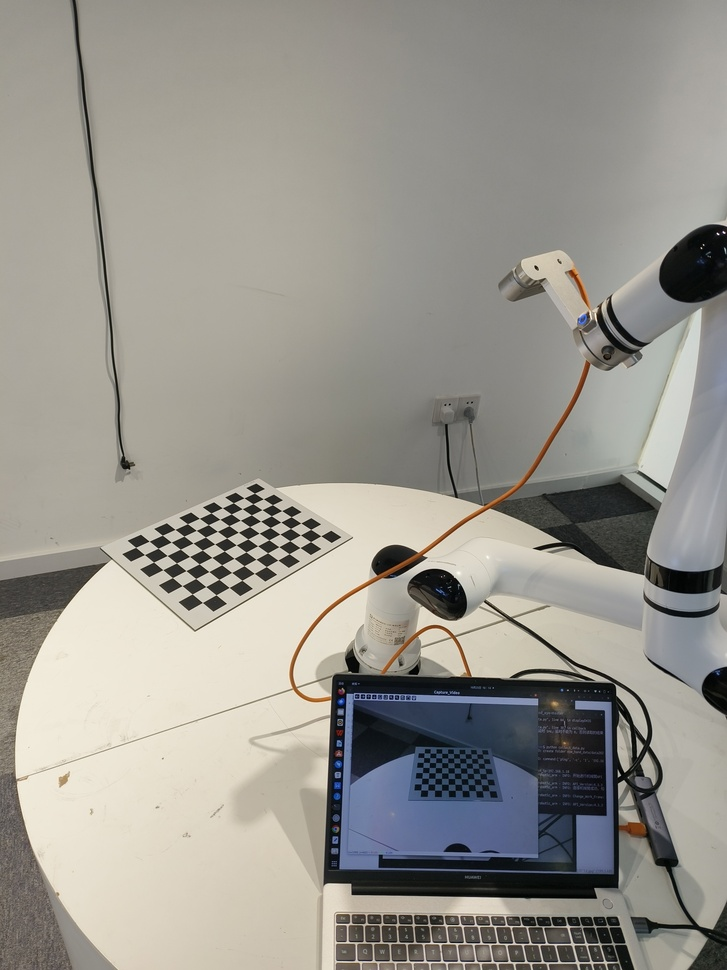
#> input picture p6.hand_eye_calibration/picture/IMG_20241025_101405-17297967087503.jpg, 727 x 970 px, shrunk from 3072 x 4096 before the run
$ python -i vision.py   (imports and definitions only)   (older library calls are emulated)
#> lines starting #> are read from the running program, lines starting #| are printed output that depends on the picture; after the words box and inside, x2 and y2 are one past the last pixel; in counts of white or black regions, pixels touching at a corner belong together
#> further down, picture is the input picture: shape (970, 727, 3); mean B, G, R 142.2, 149.4, 152
"""
高级物体检测模块 - 支持多种检测方法

支持:
1. ArUco 标记检测
2. 颜色检测
3. 边缘检测
4. 深度分割

用法:
    from vision import AdvancedDetector

    detector = AdvancedDetector(camera)
    detections = detector.detect_aruco(color_image)
"""

import cv2
import numpy as np
from typing import List, Tuple, Optional, Dict
from dataclasses import dataclass
from enum import Enum


class DetectionMethod(Enum):
    """检测方法"""
    ARUCO = "aruco"
    COLOR = "color"
    EDGE = "edge"
    DEPTH = "depth"


@dataclass
class Detection:
    """检测结果"""
    method: DetectionMethod
    center_x: int
    center_y: int
    depth: float
    width: int
    height: int
    confidence: float
    id: Optional[int] = None  # ArUco ID 或颜色标签
    angle: Optional[float] = None  # 旋转角度 (度)
    corners: Optional[List[Tuple[int, int]]] = None  # 角点


# [137 lines that did not run here, left out]


class ColorDetector:
    """颜色检测器"""

    # [85 lines left out: functions __init__, detect, draw_detection, not called in this run]


class EdgeDetector:
    """边缘检测器"""

    def __init__(self, canny_threshold1: int = 50,
                 canny_threshold2: int = 150,
                 min_area: int = 1000):
        """
        初始化边缘检测器

        Args:
            canny_threshold1: Canny 下阈值
            canny_threshold2: Canny 上阈值
            min_area: 最小面积
        """
        self.canny_threshold1 = canny_threshold1
        self.canny_threshold2 = canny_threshold2
        self.min_area = min_area

    def detect(self, image: np.ndarray) -> List[Detection]:
        """检测边缘物体"""
        # 转灰度
        gray = cv2.cvtColor(image, cv2.COLOR_BGR2GRAY)
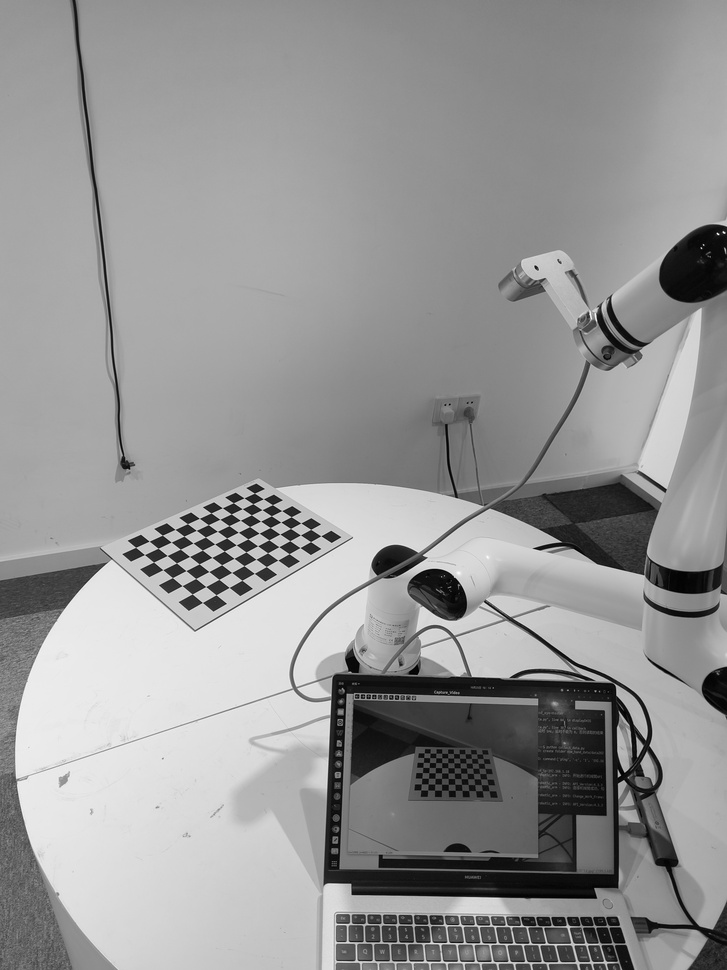
#> gray: shape (970, 727); min 0, max 253, mean 149.4

        # 高斯模糊
        blurred = cv2.GaussianBlur(gray, (5, 5), 0)

        # Canny 边缘检测
        edges = cv2.Canny(blurred, self.canny_threshold1, self.canny_threshold2)
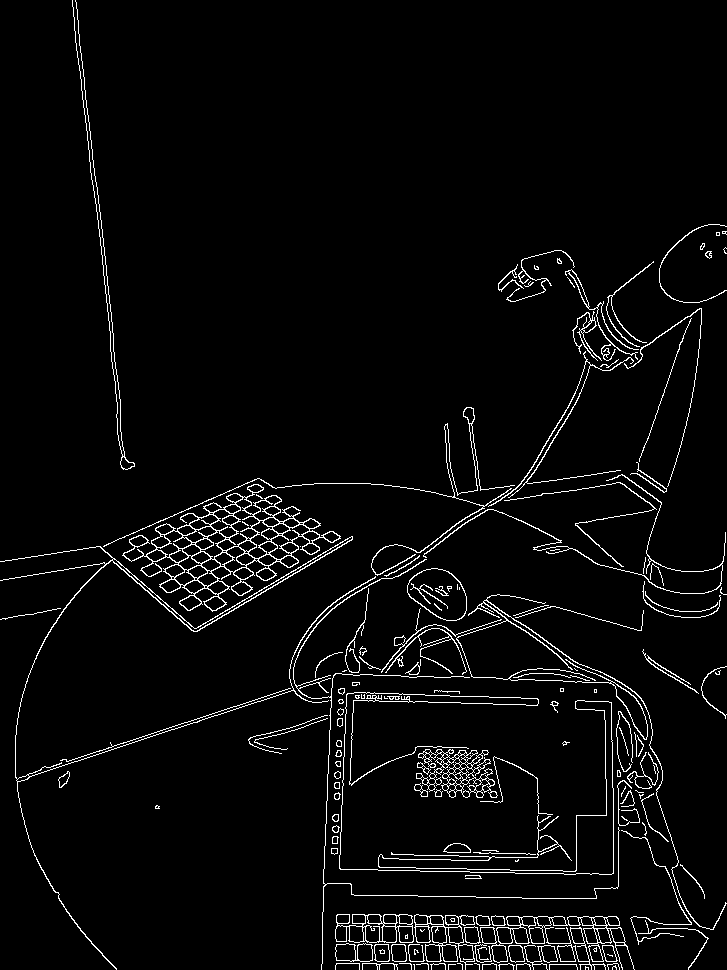
#> edges: shape (970, 727); 3.7% white in thin lines or dots

        # 查找轮廓
        contours, _ = cv2.findContours(edges, cv2.RETR_EXTERNAL,
                                       cv2.CHAIN_APPROX_SIMPLE)
#> contours = 146 contours, 82 with area under 20; largest, box (x1, y1, x2, y2) and area: (122, 484, 341, 612) 10607, (480, 916, 635, 970) 3168, (407, 568, 467, 621) 2212, (416, 749, 498, 798) 1968, (335, 914, 414, 943) 1894

        detections = []

        for contour in contours:
            area = cv2.contourArea(contour)
            if area < self.min_area:
                continue

            x, y, w, h = cv2.boundingRect(contour)

            detection = Detection(
                method=DetectionMethod.EDGE,
                center_x=x + w // 2,
                center_y=y + h // 2,
                depth=0.0,
                width=w,
                height=h,
                confidence=area / (w * h)
            )
            detections.append(detection)
#> this loop made 146 passes
#> area on passes 19, 20, 21, 24, 25, 26, 28, 29, 31, 32, 36, 40: 174, 218.5, 220, 237, 240.5, 562.5, 211.5, 31.5, 112.5, 118.5, 21, 31
#> (area, x, y, w, h) on passes 30, 33, 34: (3167.5, 480, 916, 155, 54), (1865, 414, 914, 61, 56), (1894, 335, 914, 79, 29)
#> after the loop, detections = 7 items

        return detections


class DepthSegmentationDetector:
    """深度分割检测器"""

    # [84 lines left out: functions __init__, detect, not called in this run]


class AdvancedDetector:
    """高级检测器 - 组合多种检测方法"""

    # [77 lines left out: functions __init__, add_color_detector, detect_all, get_detection_with_depth, not called in this run]


# 使用示例
# [7 lines not run here, left out]

>>> import cv2
>>> picture = cv2.imread('../../../p6.hand_eye_calibration/picture/IMG_20241025_101405-17297967087503.jpg')
>>> result = EdgeDetector().detect(picture)
#> result = 7 items

$ run again, on p6.hand_eye_calibration/picture/IMG_20241025_101659.jpg
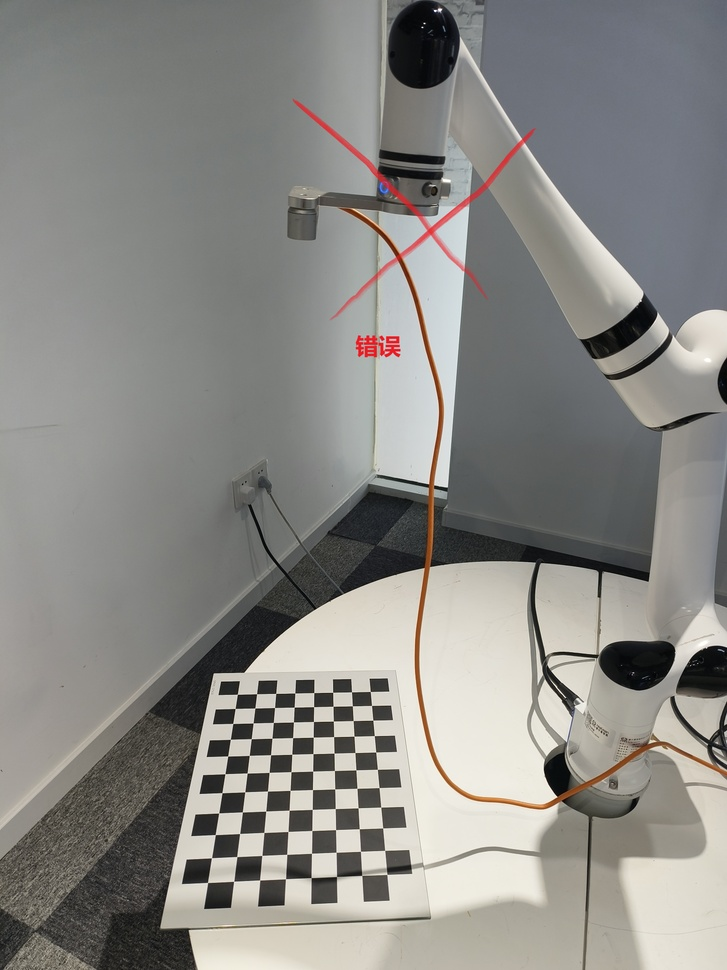
#> input picture p6.hand_eye_calibration/picture/IMG_20241025_101659.jpg, 727 x 970 px, shrunk from 3072 x 4096 before the run
#> picture is the input picture: shape (970, 727, 3); mean B, G, R 133.4, 137.2, 138.4
#> in detect, `blurred = cv2.GaussianBlur(gray, (5, 5), 0)`:
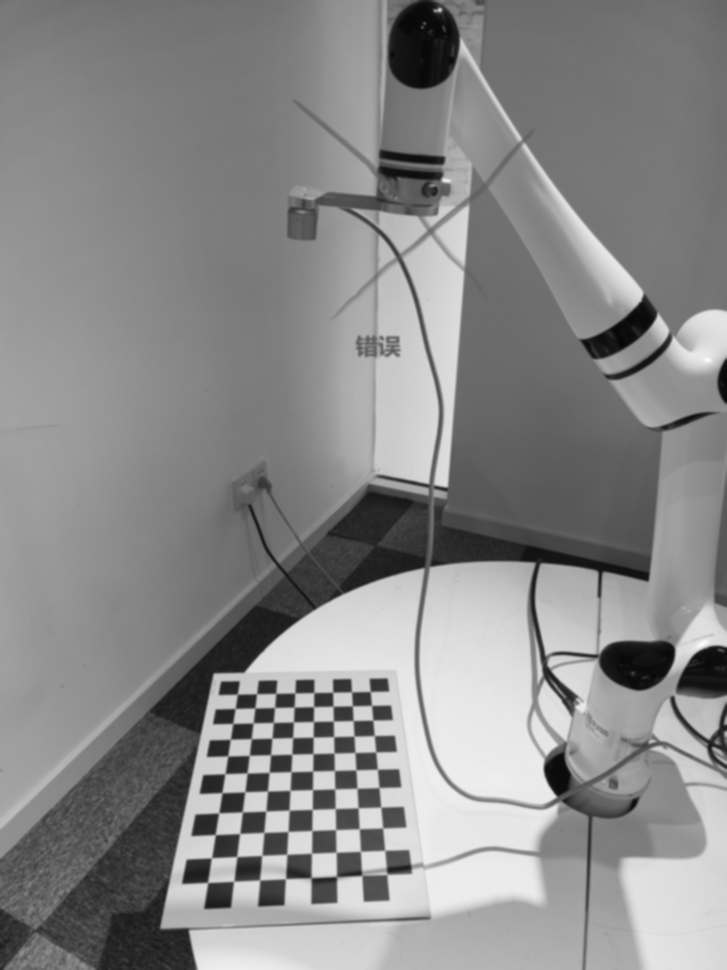
#> blurred: shape (970, 727); min 7, max 252, mean 137.1
#> in detect, `edges = cv2.Canny(blurred, self.canny_threshold1, self.canny_threshold2)`:
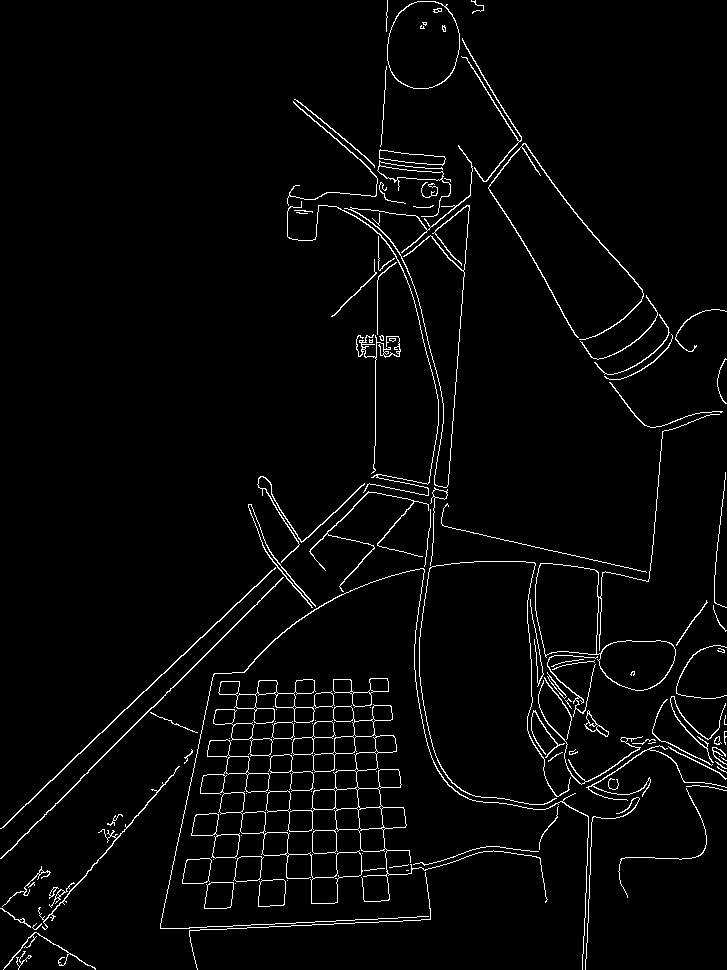
#> edges: shape (970, 727); 3% white in thin lines or dots
#> contours = 126 contours, 68 with area under 20; largest, box (x1, y1, x2, y2) and area: (535, 414, 720, 691) 8163, (265, 704, 548, 903) 7816, (387, 1, 460, 89) 5110, (200, 739, 363, 904) 4271, (218, 679, 335, 724) 2104
#> the loop in detect, `for contour in contours:` made 126 passes
#> area on passes 2, 4, 5, 7, 8, 11, 15, 18: 66.5, 32, 30.5, 670, 49, 663, 43.5, 612
#> after the loop in detect, `for contour in contours:`: detections = 6 items

$ run again, on p6.hand_eye_calibration/picture/lQDPKGpj8iNOEB_NEADNDACwAn-viOcRZdgG9bufO3ZdAA_3072_4096.jpg
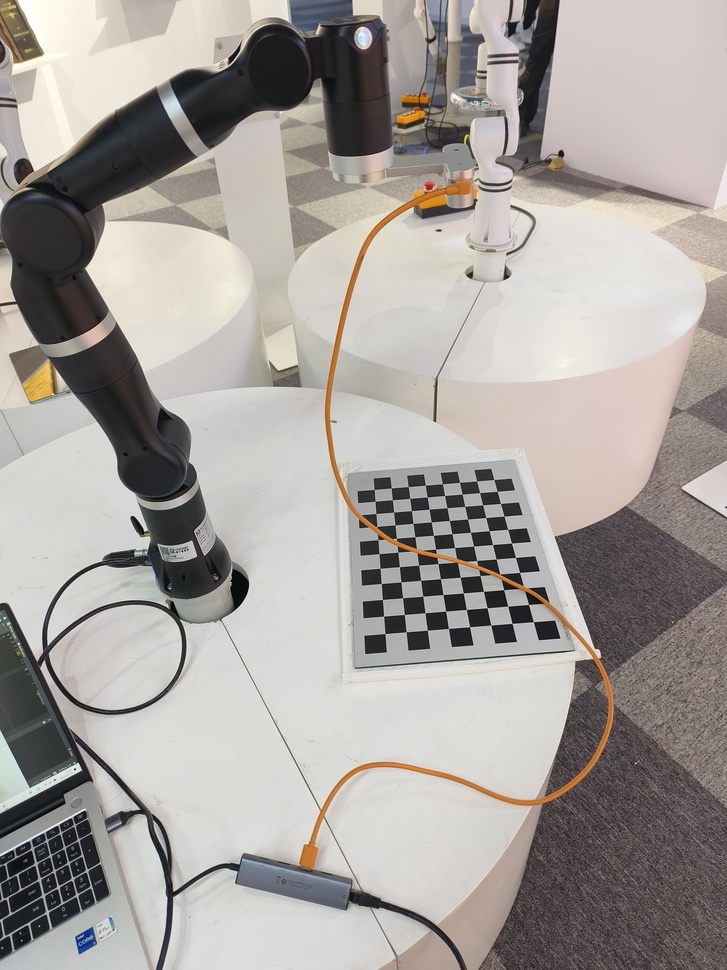
#> input picture p6.hand_eye_calibration/picture/lQDPKGpj8iNOEB_NEADNDACwAn-viOcRZdgG9bufO3ZdAA_3072_4096.jpg, 727 x 970 px, shrunk from 3072 x 4096 before the run
#> picture is the input picture: shape (970, 727, 3); mean B, G, R 156.7, 161, 166.1
#> in detect, `gray = cv2.cvtColor(image, cv2.COLOR_BGR2GRAY)`:
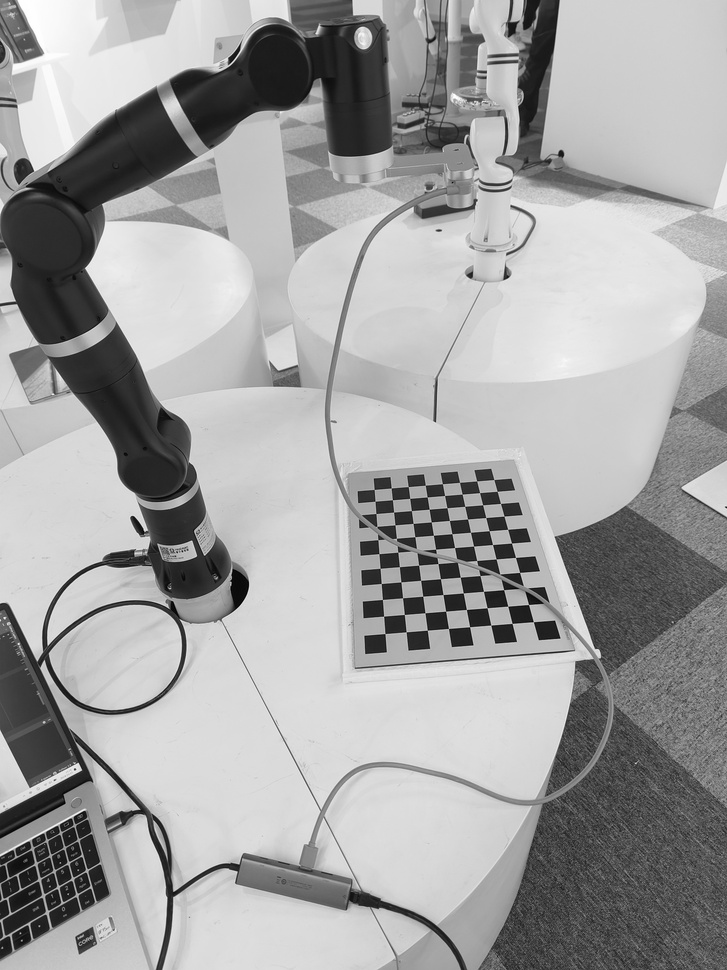
#> gray: shape (970, 727); min 0, max 255, mean 162.1
#> in detect, `edges = cv2.Canny(blurred, self.canny_threshold1, self.canny_threshold2)`:
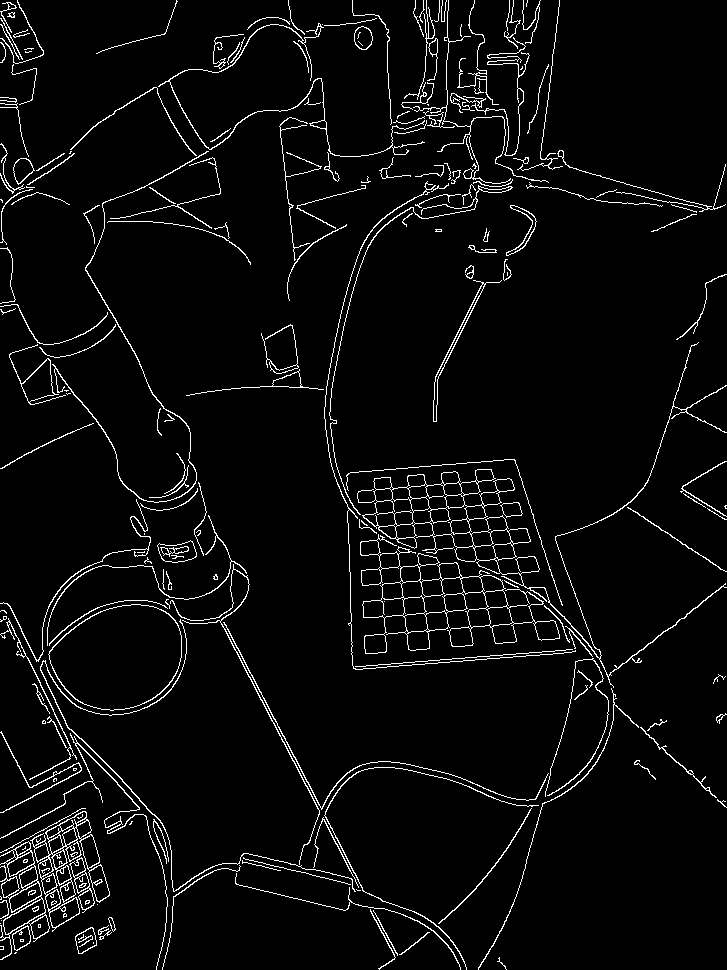
#> edges: shape (970, 727); 4.3% white in thin lines or dots
#> contours = 197 contours, 123 with area under 20; largest, box (x1, y1, x2, y2) and area: (48, 604, 182, 711) 10578, (360, 534, 560, 654) 8995, (357, 342, 727, 688) 8622, (30, 811, 110, 932) 4160, (0, 841, 50, 960) 2564
#> the loop in detect, `for contour in contours:` made 197 passes
#> area on passes 4, 6, 8: 22, 369, 298.5
#> after the loop in detect, `for contour in contours:`: detections = 5 items
